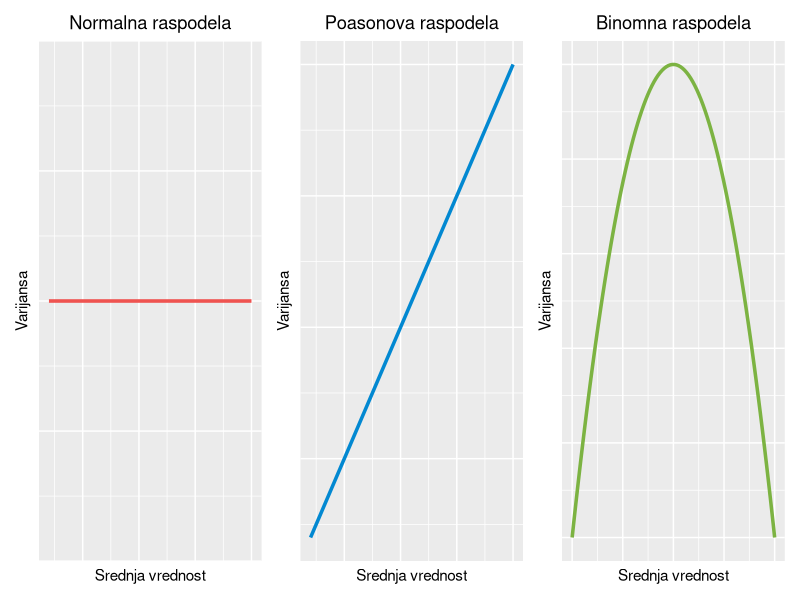
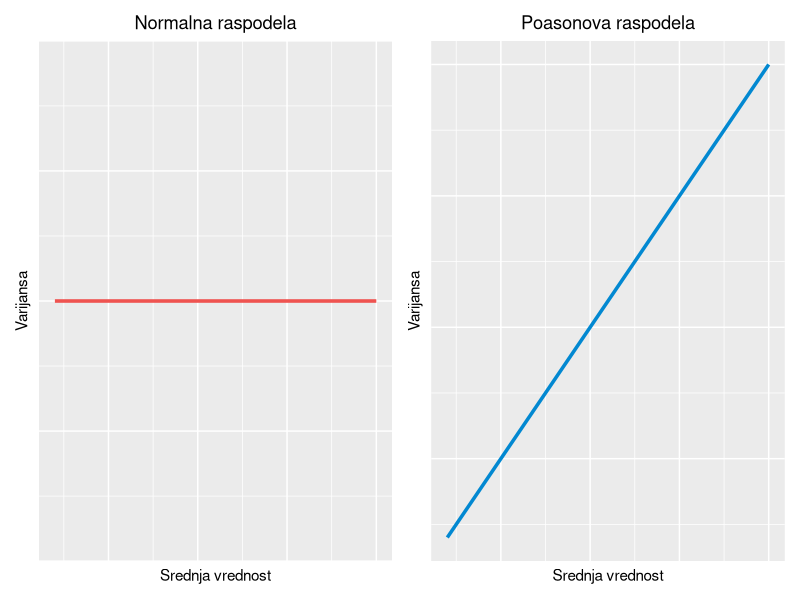

Recreate these plots in R, in order.
# Srednja vrednost-varijansa veza ---

library(ggplot2)
library(patchwork)

# Normalna raspodela ---
mean_values_normal <- seq(1, 10, length.out = 100)
variance_values_normal <- rep(1, length(mean_values_normal))
normal_dt <- data.frame(Mean = mean_values_normal,
                        Variance = variance_values_normal)

f1 <- ggplot(data = normal_dt,
       aes(x = Mean, y = Variance)) +
  geom_line(color = "#EF5350", size = 1.2) +
  labs(x = "Srednja vrednost", y = "Varijansa",
       title = "Normalna raspodela") +
  # theme_classic() +
  theme(plot.title = element_text(hjust = 0.5),
        axis.text.x = element_blank(),
        axis.ticks.x = element_blank(),
        axis.text.y = element_blank(),
        axis.ticks.y = element_blank())

# Poasonova raspodela ---
mean_values_poisson <- seq(1, 10, length.out = 100)
variance_values_poisson <- mean_values_poisson
poisson_dt <- data.frame(Mean = mean_values_poisson,
                         Variance = variance_values_poisson)

f2 <- ggplot(data = poisson_dt,
       aes(x = Mean, y = Variance)) +
  geom_line(color = "#0288D1", size = 1.2) +
  labs(x = "Srednja vrednost", y = "Varijansa",
       title = "Poasonova raspodela") +
  # theme_classic() +
  theme(plot.title = element_text(hjust = 0.5),
        axis.text.x = element_blank(),
        axis.ticks.x = element_blank(),
        axis.text.y = element_blank(),
        axis.ticks.y = element_blank())

# Binomna raspodela ---
n <- 10
p_values_binomial <- seq(0, 1, length.out = 100)
mean_values_binomial <- n * p_values_binomial
variance_values_binomial <- n * p_values_binomial * (1 - p_values_binomial)
binomial_dt <- data.frame(Mean = mean_values_binomial,
                          Variance = variance_values_binomial)

f3 <- ggplot(data = binomial_dt,
       aes(x = Mean, y = Variance)) +
  geom_line(color = "#7CB342", size = 1.2) +
  labs(x = "Srednja vrednost", y = "Varijansa",
       title = "Binomna raspodela") +
  # theme_classic() +
  theme(plot.title = element_text(hjust = 0.5),
        axis.text.x = element_blank(),
        axis.ticks.x = element_blank(),
        axis.text.y = element_blank(),
        axis.ticks.y = element_blank())

f1 + f2 + f3
f1 + f2
